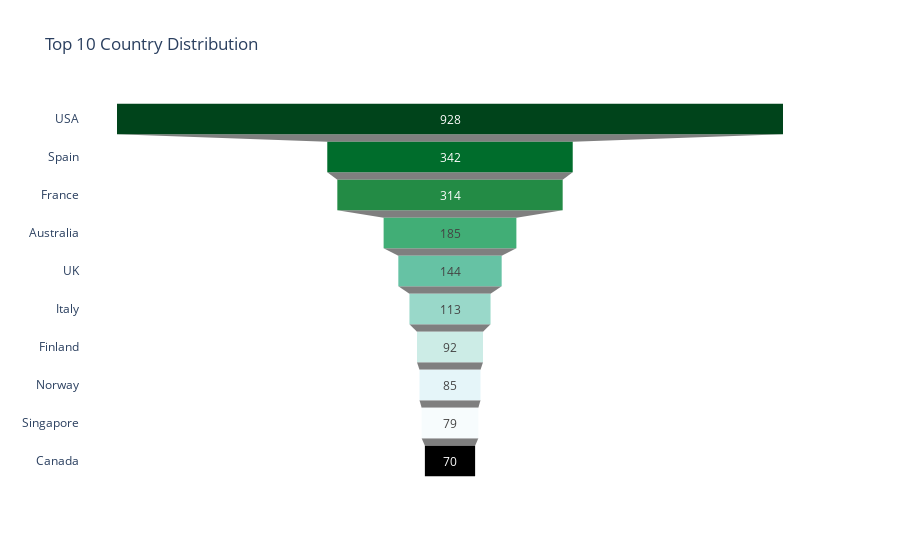

Notebook code for this chart:
### Code cell
# Top 10 Countries contribution
top_10_country = df['COUNTRY'].value_counts().head(10)

# Creating the funnel chart
fig = go.Figure( go.Funnel(x = top_10_country.values, y = top_10_country.index,
                           marker = {'color':px.colors.sequential.BuGn_r}))
fig.update_layout(title = 'Top 10 Country Distribution', template = 'plotly_white')

fig.show()

### Figure 1 — Plotly figure (JSON) as saved in the notebook; plotly's stock layout.template omitted (floating-point values rounded to 4 significant figures)
{"data": [{"marker": {"color": ["rgb(0,68,27)", "rgb(0,109,44)", "rgb(35,139,69)", "rgb(65,174,118)", "rgb(102,194,164)", "rgb(153,216,201)", "rgb(204,236,230)", "rgb(229,245,249)", "rgb(247,252,253)"]}, "type": "funnel", "x": [928, 342, 314, 185, 144, 113, 92, 85, 79, 70], "y": ["USA", "Spain", "France", "Australia", "UK", "Italy", "Finland", "Norway", "Singapore", "Canada"]}], "layout": {"title": {"text": "Top 10 Country Distribution"}}}
